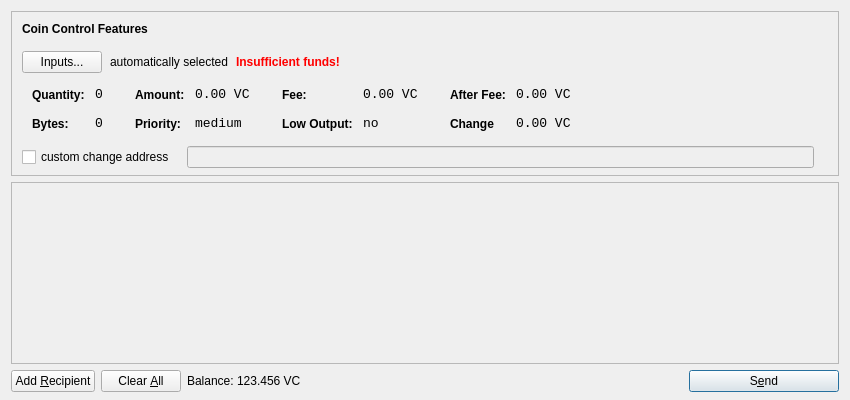
<?xml version="1.0" encoding="UTF-8"?>
<ui version="4.0">
 <class>SendCoinsDialog</class>
 <widget class="QDialog" name="SendCoinsDialog">
  <property name="geometry">
   <rect>
    <x>0</x>
    <y>0</y>
    <width>850</width>
    <height>400</height>
   </rect>
  </property>
  <property name="windowTitle">
   <string>Send Coins</string>
  </property>
  <property name="styleSheet">
   <string notr="true">QListView { background: transparent; }</string>
  </property>
  <layout class="QVBoxLayout" name="verticalLayout" stretch="0,1,0">
   <property name="bottomMargin">
    <number>8</number>
   </property>
   <item>
    <widget class="QFrame" name="frameCoinControl">
     <property name="sizePolicy">
      <sizepolicy hsizetype="Expanding" vsizetype="Expanding">
       <horstretch>0</horstretch>
       <verstretch>0</verstretch>
      </sizepolicy>
     </property>
     <property name="maximumSize">
      <size>
       <width>16777215</width>
       <height>16777215</height>
      </size>
     </property>
     <property name="styleSheet">
      <string notr="true">QListView { background: transparent; }</string>
     </property>
     <property name="frameShape">
      <enum>QFrame::StyledPanel</enum>
     </property>
     <property name="frameShadow">
      <enum>QFrame::Sunken</enum>
     </property>
     <layout class="QVBoxLayout" name="verticalLayoutCoinControl2">
      <property name="spacing">
       <number>6</number>
      </property>
      <property name="leftMargin">
       <number>0</number>
      </property>
      <property name="topMargin">
       <number>0</number>
      </property>
      <property name="rightMargin">
       <number>0</number>
      </property>
      <property name="bottomMargin">
       <number>6</number>
      </property>
      <item>
       <layout class="QVBoxLayout" name="verticalLayoutCoinControl" stretch="0,0,0,0,1">
        <property name="spacing">
         <number>0</number>
        </property>
        <property name="leftMargin">
         <number>10</number>
        </property>
        <property name="topMargin">
         <number>10</number>
        </property>
        <item>
         <layout class="QHBoxLayout" name="horizontalLayoutCoinControl1">
          <property name="bottomMargin">
           <number>15</number>
          </property>
          <item>
           <widget class="QLabel" name="labelCoinControlFeatures">
            <property name="sizePolicy">
             <sizepolicy hsizetype="Preferred" vsizetype="Maximum">
              <horstretch>0</horstretch>
              <verstretch>0</verstretch>
             </sizepolicy>
            </property>
            <property name="font">
             <font>
              <weight>75</weight>
              <bold>true</bold>
             </font>
            </property>
            <property name="styleSheet">
             <string notr="true">font-weight:bold;</string>
            </property>
            <property name="text">
             <string>Coin Control Features</string>
            </property>
           </widget>
          </item>
         </layout>
        </item>
        <item>
         <layout class="QHBoxLayout" name="horizontalLayoutCoinControl2" stretch="0,0,0,0">
          <property name="spacing">
           <number>8</number>
          </property>
          <property name="bottomMargin">
           <number>10</number>
          </property>
          <item>
           <widget class="QPushButton" name="pushButtonCoinControl">
            <property name="styleSheet">
             <string notr="true"/>
            </property>
            <property name="text">
             <string>Inputs...</string>
            </property>
           </widget>
          </item>
          <item>
           <widget class="QLabel" name="labelCoinControlAutomaticallySelected">
            <property name="text">
             <string>automatically selected</string>
            </property>
            <property name="margin">
             <number>5</number>
            </property>
           </widget>
          </item>
          <item>
           <widget class="QLabel" name="labelCoinControlInsuffFunds">
            <property name="font">
             <font>
              <weight>75</weight>
              <bold>true</bold>
             </font>
            </property>
            <property name="styleSheet">
             <string notr="true">color:red;font-weight:bold;</string>
            </property>
            <property name="text">
             <string>Insufficient funds!</string>
            </property>
            <property name="margin">
             <number>5</number>
            </property>
           </widget>
          </item>
          <item>
           <spacer name="horizontalSpacerCoinControl">
            <property name="orientation">
             <enum>Qt::Horizontal</enum>
            </property>
            <property name="sizeHint" stdset="0">
             <size>
              <width>40</width>
              <height>1</height>
             </size>
            </property>
           </spacer>
          </item>
         </layout>
        </item>
        <item>
         <widget class="QWidget" name="widgetCoinControl" native="true">
          <property name="sizePolicy">
           <sizepolicy hsizetype="Preferred" vsizetype="Preferred">
            <horstretch>0</horstretch>
            <verstretch>0</verstretch>
           </sizepolicy>
          </property>
          <property name="minimumSize">
           <size>
            <width>0</width>
            <height>0</height>
           </size>
          </property>
          <property name="styleSheet">
           <string notr="true"/>
          </property>
          <layout class="QHBoxLayout" name="horizontalLayoutCoinControl5">
           <property name="margin">
            <number>0</number>
           </property>
           <item>
            <layout class="QHBoxLayout" name="horizontalLayoutCoinControl3" stretch="0,0,0,1">
             <property name="spacing">
              <number>20</number>
             </property>
             <property name="topMargin">
              <number>0</number>
             </property>
             <property name="bottomMargin">
              <number>10</number>
             </property>
             <item>
              <layout class="QFormLayout" name="formLayoutCoinControl1">
               <property name="horizontalSpacing">
                <number>10</number>
               </property>
               <property name="verticalSpacing">
                <number>14</number>
               </property>
               <property name="leftMargin">
                <number>10</number>
               </property>
               <property name="topMargin">
                <number>4</number>
               </property>
               <property name="rightMargin">
                <number>6</number>
               </property>
               <item row="0" column="0">
                <widget class="QLabel" name="labelCoinControlQuantityText">
                 <property name="styleSheet">
                  <string notr="true">font-weight:bold;</string>
                 </property>
                 <property name="text">
                  <string>Quantity:</string>
                 </property>
                 <property name="margin">
                  <number>0</number>
                 </property>
                </widget>
               </item>
               <item row="0" column="1">
                <widget class="QLabel" name="labelCoinControlQuantity">
                 <property name="font">
                  <font>
                   <family>Monospace</family>
                   <pointsize>10</pointsize>
                  </font>
                 </property>
                 <property name="cursor">
                  <cursorShape>IBeamCursor</cursorShape>
                 </property>
                 <property name="contextMenuPolicy">
                  <enum>Qt::ActionsContextMenu</enum>
                 </property>
                 <property name="text">
                  <string>0</string>
                 </property>
                 <property name="margin">
                  <number>0</number>
                 </property>
                 <property name="textInteractionFlags">
                  <set>Qt::LinksAccessibleByMouse|Qt::TextSelectableByKeyboard|Qt::TextSelectableByMouse</set>
                 </property>
                </widget>
               </item>
               <item row="1" column="0">
                <widget class="QLabel" name="labelCoinControlBytesText">
                 <property name="styleSheet">
                  <string notr="true">font-weight:bold;</string>
                 </property>
                 <property name="text">
                  <string>Bytes:</string>
                 </property>
                </widget>
               </item>
               <item row="1" column="1">
                <widget class="QLabel" name="labelCoinControlBytes">
                 <property name="font">
                  <font>
                   <family>Monospace</family>
                   <pointsize>10</pointsize>
                  </font>
                 </property>
                 <property name="cursor">
                  <cursorShape>IBeamCursor</cursorShape>
                 </property>
                 <property name="contextMenuPolicy">
                  <enum>Qt::ActionsContextMenu</enum>
                 </property>
                 <property name="text">
                  <string>0</string>
                 </property>
                 <property name="textInteractionFlags">
                  <set>Qt::LinksAccessibleByMouse|Qt::TextSelectableByKeyboard|Qt::TextSelectableByMouse</set>
                 </property>
                </widget>
               </item>
              </layout>
             </item>
             <item>
              <layout class="QFormLayout" name="formLayoutCoinControl2">
               <property name="horizontalSpacing">
                <number>10</number>
               </property>
               <property name="verticalSpacing">
                <number>14</number>
               </property>
               <property name="leftMargin">
                <number>6</number>
               </property>
               <property name="topMargin">
                <number>4</number>
               </property>
               <property name="rightMargin">
                <number>6</number>
               </property>
               <item row="0" column="0">
                <widget class="QLabel" name="labelCoinControlAmountText">
                 <property name="styleSheet">
                  <string notr="true">font-weight:bold;</string>
                 </property>
                 <property name="text">
                  <string>Amount:</string>
                 </property>
                 <property name="margin">
                  <number>0</number>
                 </property>
                </widget>
               </item>
               <item row="0" column="1">
                <widget class="QLabel" name="labelCoinControlAmount">
                 <property name="font">
                  <font>
                   <family>Monospace</family>
                   <pointsize>10</pointsize>
                  </font>
                 </property>
                 <property name="cursor">
                  <cursorShape>IBeamCursor</cursorShape>
                 </property>
                 <property name="contextMenuPolicy">
                  <enum>Qt::ActionsContextMenu</enum>
                 </property>
                 <property name="text">
                  <string>0.00 VC</string>
                 </property>
                 <property name="textInteractionFlags">
                  <set>Qt::LinksAccessibleByMouse|Qt::TextSelectableByKeyboard|Qt::TextSelectableByMouse</set>
                 </property>
                </widget>
               </item>
               <item row="1" column="0">
                <widget class="QLabel" name="labelCoinControlPriorityText">
                 <property name="styleSheet">
                  <string notr="true">font-weight:bold;</string>
                 </property>
                 <property name="text">
                  <string>Priority:</string>
                 </property>
                </widget>
               </item>
               <item row="1" column="1">
                <widget class="QLabel" name="labelCoinControlPriority">
                 <property name="font">
                  <font>
                   <family>Monospace</family>
                   <pointsize>10</pointsize>
                  </font>
                 </property>
                 <property name="cursor">
                  <cursorShape>IBeamCursor</cursorShape>
                 </property>
                 <property name="contextMenuPolicy">
                  <enum>Qt::ActionsContextMenu</enum>
                 </property>
                 <property name="text">
                  <string>medium</string>
                 </property>
                 <property name="textInteractionFlags">
                  <set>Qt::LinksAccessibleByMouse|Qt::TextSelectableByKeyboard|Qt::TextSelectableByMouse</set>
                 </property>
                </widget>
               </item>
              </layout>
             </item>
             <item>
              <layout class="QFormLayout" name="formLayoutCoinControl3">
               <property name="horizontalSpacing">
                <number>10</number>
               </property>
               <property name="verticalSpacing">
                <number>14</number>
               </property>
               <property name="leftMargin">
                <number>6</number>
               </property>
               <property name="topMargin">
                <number>4</number>
               </property>
               <property name="rightMargin">
                <number>6</number>
               </property>
               <item row="0" column="0">
                <widget class="QLabel" name="labelCoinControlFeeText">
                 <property name="styleSheet">
                  <string notr="true">font-weight:bold;</string>
                 </property>
                 <property name="text">
                  <string>Fee:</string>
                 </property>
                 <property name="margin">
                  <number>0</number>
                 </property>
                </widget>
               </item>
               <item row="0" column="1">
                <widget class="QLabel" name="labelCoinControlFee">
                 <property name="font">
                  <font>
                   <family>Monospace</family>
                   <pointsize>10</pointsize>
                  </font>
                 </property>
                 <property name="cursor">
                  <cursorShape>IBeamCursor</cursorShape>
                 </property>
                 <property name="contextMenuPolicy">
                  <enum>Qt::ActionsContextMenu</enum>
                 </property>
                 <property name="text">
                  <string>0.00 VC</string>
                 </property>
                 <property name="textInteractionFlags">
                  <set>Qt::LinksAccessibleByMouse|Qt::TextSelectableByKeyboard|Qt::TextSelectableByMouse</set>
                 </property>
                </widget>
               </item>
               <item row="1" column="0">
                <widget class="QLabel" name="labelCoinControlLowOutputText">
                 <property name="styleSheet">
                  <string notr="true">font-weight:bold;</string>
                 </property>
                 <property name="text">
                  <string>Low Output:</string>
                 </property>
                </widget>
               </item>
               <item row="1" column="1">
                <widget class="QLabel" name="labelCoinControlLowOutput">
                 <property name="font">
                  <font>
                   <family>Monospace</family>
                   <pointsize>10</pointsize>
                  </font>
                 </property>
                 <property name="cursor">
                  <cursorShape>IBeamCursor</cursorShape>
                 </property>
                 <property name="contextMenuPolicy">
                  <enum>Qt::ActionsContextMenu</enum>
                 </property>
                 <property name="text">
                  <string>no</string>
                 </property>
                 <property name="textInteractionFlags">
                  <set>Qt::LinksAccessibleByMouse|Qt::TextSelectableByKeyboard|Qt::TextSelectableByMouse</set>
                 </property>
                </widget>
               </item>
              </layout>
             </item>
             <item>
              <layout class="QFormLayout" name="formLayoutCoinControl4">
               <property name="horizontalSpacing">
                <number>10</number>
               </property>
               <property name="verticalSpacing">
                <number>14</number>
               </property>
               <property name="leftMargin">
                <number>6</number>
               </property>
               <property name="topMargin">
                <number>4</number>
               </property>
               <property name="rightMargin">
                <number>6</number>
               </property>
               <item row="0" column="0">
                <widget class="QLabel" name="labelCoinControlAfterFeeText">
                 <property name="styleSheet">
                  <string notr="true">font-weight:bold;</string>
                 </property>
                 <property name="text">
                  <string>After Fee:</string>
                 </property>
                 <property name="margin">
                  <number>0</number>
                 </property>
                </widget>
               </item>
               <item row="0" column="1">
                <widget class="QLabel" name="labelCoinControlAfterFee">
                 <property name="font">
                  <font>
                   <family>Monospace</family>
                   <pointsize>10</pointsize>
                  </font>
                 </property>
                 <property name="cursor">
                  <cursorShape>IBeamCursor</cursorShape>
                 </property>
                 <property name="contextMenuPolicy">
                  <enum>Qt::ActionsContextMenu</enum>
                 </property>
                 <property name="text">
                  <string>0.00 VC</string>
                 </property>
                 <property name="textInteractionFlags">
                  <set>Qt::LinksAccessibleByMouse|Qt::TextSelectableByKeyboard|Qt::TextSelectableByMouse</set>
                 </property>
                </widget>
               </item>
               <item row="1" column="0">
                <widget class="QLabel" name="labelCoinControlChangeText">
                 <property name="styleSheet">
                  <string notr="true">font-weight:bold;</string>
                 </property>
                 <property name="text">
                  <string>Change</string>
                 </property>
                </widget>
               </item>
               <item row="1" column="1">
                <widget class="QLabel" name="labelCoinControlChange">
                 <property name="font">
                  <font>
                   <family>Monospace</family>
                   <pointsize>10</pointsize>
                  </font>
                 </property>
                 <property name="cursor">
                  <cursorShape>IBeamCursor</cursorShape>
                 </property>
                 <property name="contextMenuPolicy">
                  <enum>Qt::ActionsContextMenu</enum>
                 </property>
                 <property name="text">
                  <string>0.00 VC</string>
                 </property>
                 <property name="textInteractionFlags">
                  <set>Qt::LinksAccessibleByMouse|Qt::TextSelectableByKeyboard|Qt::TextSelectableByMouse</set>
                 </property>
                </widget>
               </item>
              </layout>
             </item>
            </layout>
           </item>
          </layout>
         </widget>
        </item>
        <item>
         <layout class="QHBoxLayout" name="horizontalLayoutCoinControl4" stretch="0,0,0">
          <property name="spacing">
           <number>12</number>
          </property>
          <property name="sizeConstraint">
           <enum>QLayout::SetDefaultConstraint</enum>
          </property>
          <property name="topMargin">
           <number>5</number>
          </property>
          <property name="rightMargin">
           <number>5</number>
          </property>
          <item>
           <widget class="QCheckBox" name="checkBoxCoinControlChange">
            <property name="text">
             <string>custom change address</string>
            </property>
           </widget>
          </item>
          <item>
           <widget class="QLineEdit" name="lineEditCoinControlChange">
            <property name="enabled">
             <bool>false</bool>
            </property>
            <property name="sizePolicy">
             <sizepolicy hsizetype="Expanding" vsizetype="Fixed">
              <horstretch>0</horstretch>
              <verstretch>0</verstretch>
             </sizepolicy>
            </property>
           </widget>
          </item>
          <item>
           <widget class="QLabel" name="labelCoinControlChangeLabel">
            <property name="sizePolicy">
             <sizepolicy hsizetype="Preferred" vsizetype="Expanding">
              <horstretch>0</horstretch>
              <verstretch>0</verstretch>
             </sizepolicy>
            </property>
            <property name="minimumSize">
             <size>
              <width>0</width>
              <height>0</height>
             </size>
            </property>
            <property name="text">
             <string/>
            </property>
            <property name="margin">
             <number>3</number>
            </property>
           </widget>
          </item>
         </layout>
        </item>
        <item>
         <spacer name="verticalSpacerCoinControl">
          <property name="orientation">
           <enum>Qt::Vertical</enum>
          </property>
          <property name="sizeHint" stdset="0">
           <size>
            <width>800</width>
            <height>1</height>
           </size>
          </property>
         </spacer>
        </item>
       </layout>
      </item>
     </layout>
    </widget>
   </item>
   <item>
    <widget class="QScrollArea" name="scrollArea">
     <property name="widgetResizable">
      <bool>true</bool>
     </property>
     <widget class="QWidget" name="scrollAreaWidgetContents">
      <property name="geometry">
       <rect>
        <x>0</x>
        <y>0</y>
        <width>828</width>
        <height>162</height>
       </rect>
      </property>
      <layout class="QVBoxLayout" name="verticalLayout_2">
       <property name="margin">
        <number>0</number>
       </property>
       <item>
        <layout class="QVBoxLayout" name="entries">
         <property name="spacing">
          <number>6</number>
         </property>
        </layout>
       </item>
       <item>
        <spacer name="verticalSpacer">
         <property name="orientation">
          <enum>Qt::Vertical</enum>
         </property>
         <property name="sizeHint" stdset="0">
          <size>
           <width>20</width>
           <height>40</height>
          </size>
         </property>
        </spacer>
       </item>
      </layout>
     </widget>
    </widget>
   </item>
   <item>
    <layout class="QHBoxLayout" name="horizontalLayout">
     <item>
      <widget class="QPushButton" name="addButton">
       <property name="toolTip">
        <string>Send to multiple recipients at once</string>
       </property>
       <property name="text">
        <string>Add &amp;Recipient</string>
       </property>
       <property name="icon">
        <iconset resource="../Venture.qrc">
         <normaloff>:/icons/add</normaloff>:/icons/add</iconset>
       </property>
       <property name="autoDefault">
        <bool>false</bool>
       </property>
      </widget>
     </item>
     <item>
      <widget class="QPushButton" name="clearButton">
       <property name="sizePolicy">
        <sizepolicy hsizetype="Minimum" vsizetype="Fixed">
         <horstretch>0</horstretch>
         <verstretch>0</verstretch>
        </sizepolicy>
       </property>
       <property name="toolTip">
        <string>Remove all transaction fields</string>
       </property>
       <property name="text">
        <string>Clear &amp;All</string>
       </property>
       <property name="icon">
        <iconset resource="../Venture.qrc">
         <normaloff>:/icons/remove</normaloff>:/icons/remove</iconset>
       </property>
       <property name="autoRepeatDelay">
        <number>300</number>
       </property>
       <property name="autoDefault">
        <bool>false</bool>
       </property>
      </widget>
     </item>
     <item>
      <layout class="QHBoxLayout" name="horizontalLayout_2">
       <property name="spacing">
        <number>3</number>
       </property>
       <item>
        <widget class="QLabel" name="label">
         <property name="sizePolicy">
          <sizepolicy hsizetype="Preferred" vsizetype="Fixed">
           <horstretch>0</horstretch>
           <verstretch>0</verstretch>
          </sizepolicy>
         </property>
         <property name="text">
          <string>Balance:</string>
         </property>
        </widget>
       </item>
       <item>
        <widget class="QLabel" name="labelBalance">
         <property name="sizePolicy">
          <sizepolicy hsizetype="Preferred" vsizetype="Fixed">
           <horstretch>0</horstretch>
           <verstretch>0</verstretch>
          </sizepolicy>
         </property>
         <property name="cursor">
          <cursorShape>IBeamCursor</cursorShape>
         </property>
         <property name="text">
          <string>123.456 VC</string>
         </property>
         <property name="textInteractionFlags">
          <set>Qt::LinksAccessibleByMouse|Qt::TextSelectableByKeyboard|Qt::TextSelectableByMouse</set>
         </property>
        </widget>
       </item>
      </layout>
     </item>
     <item>
      <spacer name="horizontalSpacer">
       <property name="orientation">
        <enum>Qt::Horizontal</enum>
       </property>
       <property name="sizeHint" stdset="0">
        <size>
         <width>40</width>
         <height>20</height>
        </size>
       </property>
      </spacer>
     </item>
     <item>
      <widget class="QPushButton" name="sendButton">
       <property name="minimumSize">
        <size>
         <width>150</width>
         <height>0</height>
        </size>
       </property>
       <property name="toolTip">
        <string>Confirm the send action</string>
       </property>
       <property name="text">
        <string>S&amp;end</string>
       </property>
       <property name="icon">
        <iconset resource="../Venture.qrc">
         <normaloff>:/icons/send</normaloff>:/icons/send</iconset>
       </property>
       <property name="default">
        <bool>true</bool>
       </property>
      </widget>
     </item>
    </layout>
   </item>
  </layout>
 </widget>
 <resources>
  <include location="../Venture.qrc"/>
 </resources>
 <connections/>
</ui>
